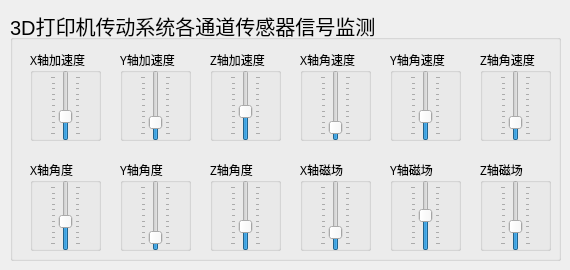
      <widget class="QWidget" name="widget_voltage">
       <attribute name="title">
        <string>图形化总体监测</string>
       </attribute>
       <widget class="QGroupBox" name="groupBox_2">
        <property name="geometry">
         <rect>
          <x>10</x>
          <y>10</y>
          <width>551</width>
          <height>251</height>
         </rect>
        </property>
        <property name="font">
         <font>
          <pointsize>15</pointsize>
         </font>
        </property>
        <property name="title">
         <string>3D打印机传动系统各通道传感器信号监测</string>
        </property>
        <widget class="QGroupBox" name="groupBox_3">
         <property name="geometry">
          <rect>
           <x>20</x>
           <y>40</y>
           <width>71</width>
           <height>91</height>
          </rect>
         </property>
         <property name="font">
          <font>
           <family>宋体</family>
           <pointsize>9</pointsize>
          </font>
         </property>
         <property name="title">
          <string>X轴加速度</string>
         </property>
         <widget class="QSlider" name="verticalSlider">
          <property name="geometry">
           <rect>
            <x>20</x>
            <y>20</y>
            <width>31</width>
            <height>71</height>
           </rect>
          </property>
          <property name="mouseTracking">
           <bool>false</bool>
          </property>
          <property name="tabletTracking">
           <bool>false</bool>
          </property>
          <property name="acceptDrops">
           <bool>false</bool>
          </property>
          <property name="autoFillBackground">
           <bool>false</bool>
          </property>
          <property name="styleSheet">
           <string notr="true">color: rgb(255, 255, 255);</string>
          </property>
          <property name="inputMethodHints">
           <set>Qt::ImhNone</set>
          </property>
          <property name="maximum">
           <number>10</number>
          </property>
          <property name="singleStep">
           <number>1</number>
          </property>
          <property name="pageStep">
           <number>10</number>
          </property>
          <property name="value">
           <number>3</number>
          </property>
          <property name="tracking">
           <bool>true</bool>
          </property>
          <property name="orientation">
           <enum>Qt::Vertical</enum>
          </property>
          <property name="invertedAppearance">
           <bool>false</bool>
          </property>
          <property name="invertedControls">
           <bool>false</bool>
          </property>
          <property name="tickPosition">
           <enum>QSlider::TicksBothSides</enum>
          </property>
          <property name="tickInterval">
           <number>0</number>
          </property>
         </widget>
        </widget>
        <widget class="QGroupBox" name="groupBox_5">
         <property name="geometry">
          <rect>
           <x>110</x>
           <y>40</y>
           <width>71</width>
           <height>91</height>
          </rect>
         </property>
         <property name="font">
          <font>
           <family>宋体</family>
           <pointsize>9</pointsize>
          </font>
         </property>
         <property name="title">
          <string>Y轴加速度</string>
         </property>
         <widget class="QSlider" name="verticalSlider_3">
          <property name="geometry">
           <rect>
            <x>20</x>
            <y>20</y>
            <width>31</width>
            <height>71</height>
           </rect>
          </property>
          <property name="mouseTracking">
           <bool>false</bool>
          </property>
          <property name="tabletTracking">
           <bool>false</bool>
          </property>
          <property name="acceptDrops">
           <bool>false</bool>
          </property>
          <property name="autoFillBackground">
           <bool>false</bool>
          </property>
          <property name="styleSheet">
           <string notr="true">color: rgb(255, 255, 255);</string>
          </property>
          <property name="inputMethodHints">
           <set>Qt::ImhNone</set>
          </property>
          <property name="maximum">
           <number>10</number>
          </property>
          <property name="singleStep">
           <number>1</number>
          </property>
          <property name="pageStep">
           <number>10</number>
          </property>
          <property name="value">
           <number>2</number>
          </property>
          <property name="tracking">
           <bool>true</bool>
          </property>
          <property name="orientation">
           <enum>Qt::Vertical</enum>
          </property>
          <property name="invertedAppearance">
           <bool>false</bool>
          </property>
          <property name="invertedControls">
           <bool>false</bool>
          </property>
          <property name="tickPosition">
           <enum>QSlider::TicksBothSides</enum>
          </property>
          <property name="tickInterval">
           <number>0</number>
          </property>
         </widget>
        </widget>
        <widget class="QGroupBox" name="groupBox_4">
         <property name="geometry">
          <rect>
           <x>200</x>
           <y>40</y>
           <width>71</width>
           <height>91</height>
          </rect>
         </property>
         <property name="font">
          <font>
           <family>宋体</family>
           <pointsize>9</pointsize>
          </font>
         </property>
         <property name="title">
          <string>Z轴加速度</string>
         </property>
         <widget class="QSlider" name="verticalSlider_2">
          <property name="geometry">
           <rect>
            <x>20</x>
            <y>20</y>
            <width>31</width>
            <height>71</height>
           </rect>
          </property>
          <property name="mouseTracking">
           <bool>false</bool>
          </property>
          <property name="tabletTracking">
           <bool>false</bool>
          </property>
          <property name="acceptDrops">
           <bool>false</bool>
          </property>
          <property name="autoFillBackground">
           <bool>false</bool>
          </property>
          <property name="styleSheet">
           <string notr="true">color: rgb(255, 255, 255);</string>
          </property>
          <property name="inputMethodHints">
           <set>Qt::ImhNone</set>
          </property>
          <property name="maximum">
           <number>10</number>
          </property>
          <property name="singleStep">
           <number>1</number>
          </property>
          <property name="pageStep">
           <number>10</number>
          </property>
          <property name="value">
           <number>4</number>
          </property>
          <property name="tracking">
           <bool>true</bool>
          </property>
          <property name="orientation">
           <enum>Qt::Vertical</enum>
          </property>
          <property name="invertedAppearance">
           <bool>false</bool>
          </property>
          <property name="invertedControls">
           <bool>false</bool>
          </property>
          <property name="tickPosition">
           <enum>QSlider::TicksBothSides</enum>
          </property>
          <property name="tickInterval">
           <number>0</number>
          </property>
         </widget>
        </widget>
        <widget class="QGroupBox" name="groupBox_6">
         <property name="geometry">
          <rect>
           <x>290</x>
           <y>40</y>
           <width>71</width>
           <height>91</height>
          </rect>
         </property>
         <property name="font">
          <font>
           <family>宋体</family>
           <pointsize>9</pointsize>
          </font>
         </property>
         <property name="title">
          <string>X轴角速度</string>
         </property>
         <widget class="QSlider" name="verticalSlider_5">
          <property name="geometry">
           <rect>
            <x>20</x>
            <y>20</y>
            <width>31</width>
            <height>71</height>
           </rect>
          </property>
          <property name="mouseTracking">
           <bool>false</bool>
          </property>
          <property name="tabletTracking">
           <bool>false</bool>
          </property>
          <property name="acceptDrops">
           <bool>false</bool>
          </property>
          <property name="autoFillBackground">
           <bool>false</bool>
          </property>
          <property name="styleSheet">
           <string notr="true">color: rgb(255, 255, 255);</string>
          </property>
          <property name="inputMethodHints">
           <set>Qt::ImhNone</set>
          </property>
          <property name="maximum">
           <number>10</number>
          </property>
          <property name="singleStep">
           <number>1</number>
          </property>
          <property name="pageStep">
           <number>10</number>
          </property>
          <property name="value">
           <number>1</number>
          </property>
          <property name="tracking">
           <bool>true</bool>
          </property>
          <property name="orientation">
           <enum>Qt::Vertical</enum>
          </property>
          <property name="invertedAppearance">
           <bool>false</bool>
          </property>
          <property name="invertedControls">
           <bool>false</bool>
          </property>
          <property name="tickPosition">
           <enum>QSlider::TicksBothSides</enum>
          </property>
          <property name="tickInterval">
           <number>0</number>
          </property>
         </widget>
        </widget>
        <widget class="QGroupBox" name="groupBox_7">
         <property name="geometry">
          <rect>
           <x>380</x>
           <y>40</y>
           <width>71</width>
           <height>91</height>
          </rect>
         </property>
         <property name="font">
          <font>
           <family>宋体</family>
           <pointsize>9</pointsize>
          </font>
         </property>
         <property name="title">
          <string>Y轴角速度</string>
         </property>
         <widget class="QSlider" name="verticalSlider_6">
          <property name="geometry">
           <rect>
            <x>20</x>
            <y>20</y>
            <width>31</width>
            <height>71</height>
           </rect>
          </property>
          <property name="mouseTracking">
           <bool>false</bool>
          </property>
          <property name="tabletTracking">
           <bool>false</bool>
          </property>
          <property name="acceptDrops">
           <bool>false</bool>
          </property>
          <property name="autoFillBackground">
           <bool>false</bool>
          </property>
          <property name="styleSheet">
           <string notr="true">color: rgb(255, 255, 255);</string>
          </property>
          <property name="inputMethodHints">
           <set>Qt::ImhNone</set>
          </property>
          <property name="maximum">
           <number>10</number>
          </property>
          <property name="singleStep">
           <number>1</number>
          </property>
          <property name="pageStep">
           <number>10</number>
          </property>
          <property name="value">
           <number>3</number>
          </property>
          <property name="tracking">
           <bool>true</bool>
          </property>
          <property name="orientation">
           <enum>Qt::Vertical</enum>
          </property>
          <property name="invertedAppearance">
           <bool>false</bool>
          </property>
          <property name="invertedControls">
           <bool>false</bool>
          </property>
          <property name="tickPosition">
           <enum>QSlider::TicksBothSides</enum>
          </property>
          <property name="tickInterval">
           <number>0</number>
          </property>
         </widget>
        </widget>
        <widget class="QGroupBox" name="groupBox_8">
         <property name="geometry">
          <rect>
           <x>470</x>
           <y>40</y>
           <width>71</width>
           <height>91</height>
          </rect>
         </property>
         <property name="font">
          <font>
           <family>宋体</family>
           <pointsize>9</pointsize>
          </font>
         </property>
         <property name="title">
          <string>Z轴角速度</string>
         </property>
         <widget class="QSlider" name="verticalSlider_7">
          <property name="geometry">
           <rect>
            <x>20</x>
            <y>20</y>
            <width>31</width>
            <height>71</height>
           </rect>
          </property>
          <property name="mouseTracking">
           <bool>false</bool>
          </property>
          <property name="tabletTracking">
           <bool>false</bool>
          </property>
          <property name="acceptDrops">
           <bool>false</bool>
          </property>
          <property name="autoFillBackground">
           <bool>false</bool>
          </property>
          <property name="styleSheet">
           <string notr="true">color: rgb(255, 255, 255);</string>
          </property>
          <property name="inputMethodHints">
           <set>Qt::ImhNone</set>
          </property>
          <property name="maximum">
           <number>10</number>
          </property>
          <property name="singleStep">
           <number>1</number>
          </property>
          <property name="pageStep">
           <number>10</number>
          </property>
          <property name="value">
           <number>2</number>
          </property>
          <property name="tracking">
           <bool>true</bool>
          </property>
          <property name="orientation">
           <enum>Qt::Vertical</enum>
          </property>
          <property name="invertedAppearance">
           <bool>false</bool>
          </property>
          <property name="invertedControls">
           <bool>false</bool>
          </property>
          <property name="tickPosition">
           <enum>QSlider::TicksBothSides</enum>
          </property>
          <property name="tickInterval">
           <number>0</number>
          </property>
         </widget>
        </widget>
        <widget class="QGroupBox" name="groupBox_9">
         <property name="geometry">
          <rect>
           <x>20</x>
           <y>150</y>
           <width>71</width>
           <height>91</height>
          </rect>
         </property>
         <property name="font">
          <font>
           <family>宋体</family>
           <pointsize>9</pointsize>
          </font>
         </property>
         <property name="title">
          <string>X轴角度</string>
         </property>
         <widget class="QSlider" name="verticalSlider_8">
          <property name="geometry">
           <rect>
            <x>20</x>
            <y>20</y>
            <width>31</width>
            <height>71</height>
           </rect>
          </property>
          <property name="mouseTracking">
           <bool>false</bool>
          </property>
          <property name="tabletTracking">
           <bool>false</bool>
          </property>
          <property name="acceptDrops">
           <bool>false</bool>
          </property>
          <property name="autoFillBackground">
           <bool>false</bool>
          </property>
          <property name="styleSheet">
           <string notr="true">color: rgb(255, 255, 255);</string>
          </property>
          <property name="inputMethodHints">
           <set>Qt::ImhNone</set>
          </property>
          <property name="maximum">
           <number>10</number>
          </property>
          <property name="singleStep">
           <number>1</number>
          </property>
          <property name="pageStep">
           <number>10</number>
          </property>
          <property name="value">
           <number>4</number>
          </property>
          <property name="tracking">
           <bool>true</bool>
          </property>
          <property name="orientation">
           <enum>Qt::Vertical</enum>
          </property>
          <property name="invertedAppearance">
           <bool>false</bool>
          </property>
          <property name="invertedControls">
           <bool>false</bool>
          </property>
          <property name="tickPosition">
           <enum>QSlider::TicksBothSides</enum>
          </property>
          <property name="tickInterval">
           <number>0</number>
          </property>
         </widget>
        </widget>
        <widget class="QGroupBox" name="groupBox_10">
         <property name="geometry">
          <rect>
           <x>110</x>
           <y>150</y>
           <width>71</width>
           <height>91</height>
          </rect>
         </property>
         <property name="font">
          <font>
           <family>宋体</family>
           <pointsize>9</pointsize>
          </font>
         </property>
         <property name="title">
          <string>Y轴角度</string>
         </property>
         <widget class="QSlider" name="verticalSlider_15">
          <property name="geometry">
           <rect>
            <x>20</x>
            <y>20</y>
            <width>31</width>
            <height>71</height>
           </rect>
          </property>
          <property name="mouseTracking">
           <bool>false</bool>
          </property>
          <property name="tabletTracking">
           <bool>false</bool>
          </property>
          <property name="acceptDrops">
           <bool>false</bool>
          </property>
          <property name="autoFillBackground">
           <bool>false</bool>
          </property>
          <property name="styleSheet">
           <string notr="true">color: rgb(255, 255, 255);</string>
          </property>
          <property name="inputMethodHints">
           <set>Qt::ImhNone</set>
          </property>
          <property name="maximum">
           <number>10</number>
          </property>
          <property name="singleStep">
           <number>1</number>
          </property>
          <property name="pageStep">
           <number>10</number>
          </property>
          <property name="value">
           <number>1</number>
          </property>
          <property name="tracking">
           <bool>true</bool>
          </property>
          <property name="orientation">
           <enum>Qt::Vertical</enum>
          </property>
          <property name="invertedAppearance">
           <bool>false</bool>
          </property>
          <property name="invertedControls">
           <bool>false</bool>
          </property>
          <property name="tickPosition">
           <enum>QSlider::TicksBothSides</enum>
          </property>
          <property name="tickInterval">
           <number>0</number>
          </property>
         </widget>
        </widget>
        <widget class="QGroupBox" name="groupBox_11">
         <property name="geometry">
          <rect>
           <x>200</x>
           <y>150</y>
           <width>71</width>
           <height>91</height>
          </rect>
         </property>
         <property name="font">
          <font>
           <family>宋体</family>
           <pointsize>9</pointsize>
          </font>
         </property>
         <property name="title">
          <string>Z轴角度</string>
         </property>
         <widget class="QSlider" name="verticalSlider_16">
          <property name="geometry">
           <rect>
            <x>20</x>
            <y>20</y>
            <width>31</width>
            <height>71</height>
           </rect>
          </property>
          <property name="mouseTracking">
           <bool>false</bool>
          </property>
          <property name="tabletTracking">
           <bool>false</bool>
          </property>
          <property name="acceptDrops">
           <bool>false</bool>
          </property>
          <property name="autoFillBackground">
           <bool>false</bool>
          </property>
          <property name="styleSheet">
           <string notr="true">color: rgb(255, 255, 255);</string>
          </property>
          <property name="inputMethodHints">
           <set>Qt::ImhNone</set>
          </property>
          <property name="maximum">
           <number>10</number>
          </property>
          <property name="singleStep">
           <number>1</number>
          </property>
          <property name="pageStep">
           <number>10</number>
          </property>
          <property name="value">
           <number>3</number>
          </property>
          <property name="tracking">
           <bool>true</bool>
          </property>
          <property name="orientation">
           <enum>Qt::Vertical</enum>
          </property>
          <property name="invertedAppearance">
           <bool>false</bool>
          </property>
          <property name="invertedControls">
           <bool>false</bool>
          </property>
          <property name="tickPosition">
           <enum>QSlider::TicksBothSides</enum>
          </property>
          <property name="tickInterval">
           <number>0</number>
          </property>
         </widget>
        </widget>
        <widget class="QGroupBox" name="groupBox_12">
         <property name="geometry">
          <rect>
           <x>290</x>
           <y>150</y>
           <width>71</width>
           <height>91</height>
          </rect>
         </property>
         <property name="font">
          <font>
           <family>宋体</family>
           <pointsize>9</pointsize>
          </font>
         </property>
         <property name="title">
          <string>X轴磁场</string>
         </property>
         <widget class="QSlider" name="verticalSlider_17">
          <property name="geometry">
           <rect>
            <x>20</x>
            <y>20</y>
            <width>31</width>
            <height>71</height>
           </rect>
          </property>
          <property name="mouseTracking">
           <bool>false</bool>
          </property>
          <property name="tabletTracking">
           <bool>false</bool>
          </property>
          <property name="acceptDrops">
           <bool>false</bool>
          </property>
          <property name="autoFillBackground">
           <bool>false</bool>
          </property>
          <property name="styleSheet">
           <string notr="true">color: rgb(255, 255, 255);</string>
          </property>
          <property name="inputMethodHints">
           <set>Qt::ImhNone</set>
          </property>
          <property name="maximum">
           <number>10</number>
          </property>
          <property name="singleStep">
           <number>1</number>
          </property>
          <property name="pageStep">
           <number>10</number>
          </property>
          <property name="value">
           <number>2</number>
          </property>
          <property name="tracking">
           <bool>true</bool>
          </property>
          <property name="orientation">
           <enum>Qt::Vertical</enum>
          </property>
          <property name="invertedAppearance">
           <bool>false</bool>
          </property>
          <property name="invertedControls">
           <bool>false</bool>
          </property>
          <property name="tickPosition">
           <enum>QSlider::TicksBothSides</enum>
          </property>
          <property name="tickInterval">
           <number>0</number>
          </property>
         </widget>
        </widget>
        <widget class="QGroupBox" name="groupBox_13">
         <property name="geometry">
          <rect>
           <x>380</x>
           <y>150</y>
           <width>71</width>
           <height>91</height>
          </rect>
         </property>
         <property name="font">
          <font>
           <family>宋体</family>
           <pointsize>9</pointsize>
          </font>
         </property>
         <property name="title">
          <string>Y轴磁场</string>
         </property>
         <widget class="QSlider" name="verticalSlider_18">
          <property name="geometry">
           <rect>
            <x>20</x>
            <y>20</y>
            <width>31</width>
            <height>71</height>
           </rect>
          </property>
          <property name="mouseTracking">
           <bool>false</bool>
          </property>
          <property name="tabletTracking">
           <bool>false</bool>
          </property>
          <property name="acceptDrops">
           <bool>false</bool>
          </property>
          <property name="autoFillBackground">
           <bool>false</bool>
          </property>
          <property name="styleSheet">
           <string notr="true">color: rgb(255, 255, 255);</string>
          </property>
          <property name="inputMethodHints">
           <set>Qt::ImhNone</set>
          </property>
          <property name="maximum">
           <number>10</number>
          </property>
          <property name="singleStep">
           <number>1</number>
          </property>
          <property name="pageStep">
           <number>10</number>
          </property>
          <property name="value">
           <number>5</number>
          </property>
          <property name="tracking">
           <bool>true</bool>
          </property>
          <property name="orientation">
           <enum>Qt::Vertical</enum>
          </property>
          <property name="invertedAppearance">
           <bool>false</bool>
          </property>
          <property name="invertedControls">
           <bool>false</bool>
          </property>
          <property name="tickPosition">
           <enum>QSlider::TicksBothSides</enum>
          </property>
          <property name="tickInterval">
           <number>0</number>
          </property>
         </widget>
        </widget>
        <widget class="QGroupBox" name="groupBox_14">
         <property name="geometry">
          <rect>
           <x>470</x>
           <y>150</y>
           <width>71</width>
           <height>91</height>
          </rect>
         </property>
         <property name="font">
          <font>
           <family>宋体</family>
           <pointsize>9</pointsize>
          </font>
         </property>
         <property name="title">
          <string>Z轴磁场</string>
         </property>
         <widget class="QSlider" name="verticalSlider_19">
          <property name="geometry">
           <rect>
            <x>20</x>
            <y>20</y>
            <width>31</width>
            <height>71</height>
           </rect>
          </property>
          <property name="mouseTracking">
           <bool>false</bool>
          </property>
          <property name="tabletTracking">
           <bool>false</bool>
          </property>
          <property name="acceptDrops">
           <bool>false</bool>
          </property>
          <property name="autoFillBackground">
           <bool>false</bool>
          </property>
          <property name="styleSheet">
           <string notr="true">color: rgb(255, 255, 255);</string>
          </property>
          <property name="inputMethodHints">
           <set>Qt::ImhNone</set>
          </property>
          <property name="maximum">
           <number>10</number>
          </property>
          <property name="singleStep">
           <number>1</number>
          </property>
          <property name="pageStep">
           <number>10</number>
          </property>
          <property name="value">
           <number>3</number>
          </property>
          <property name="tracking">
           <bool>true</bool>
          </property>
          <property name="orientation">
           <enum>Qt::Vertical</enum>
          </property>
          <property name="invertedAppearance">
           <bool>false</bool>
          </property>
          <property name="invertedControls">
           <bool>false</bool>
          </property>
          <property name="tickPosition">
           <enum>QSlider::TicksBothSides</enum>
          </property>
          <property name="tickInterval">
           <number>0</number>
          </property>
         </widget>
        </widget>
       </widget>
      </widget>
